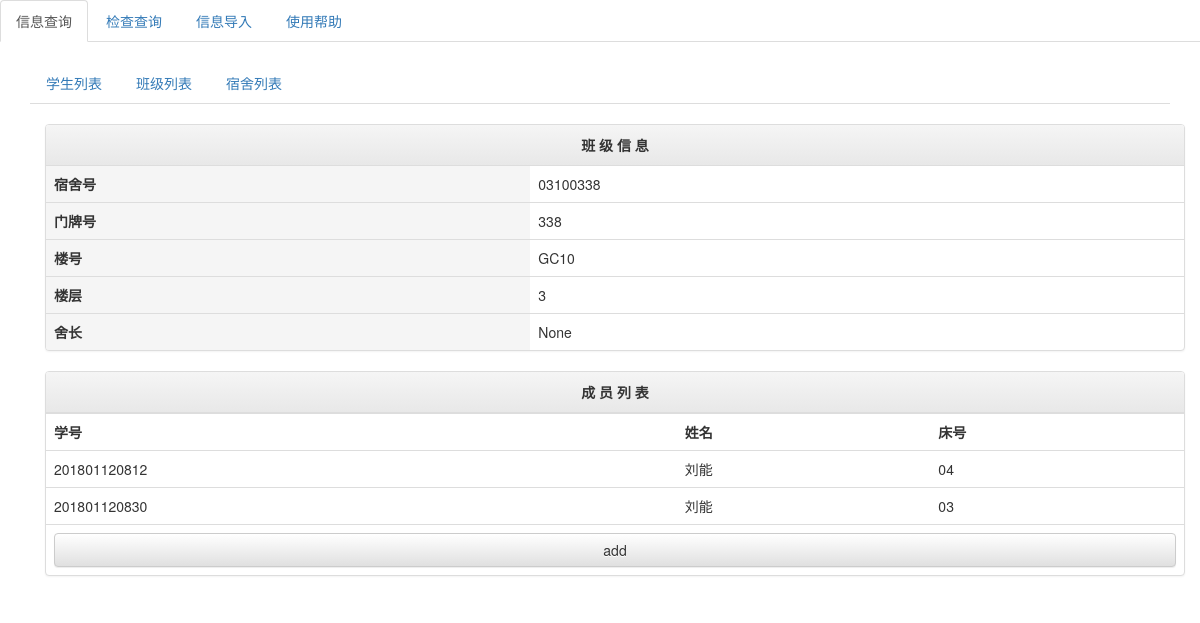
/infosys/dormitory-detail/﻿03100338/, run on an earlier commit of the app's database.
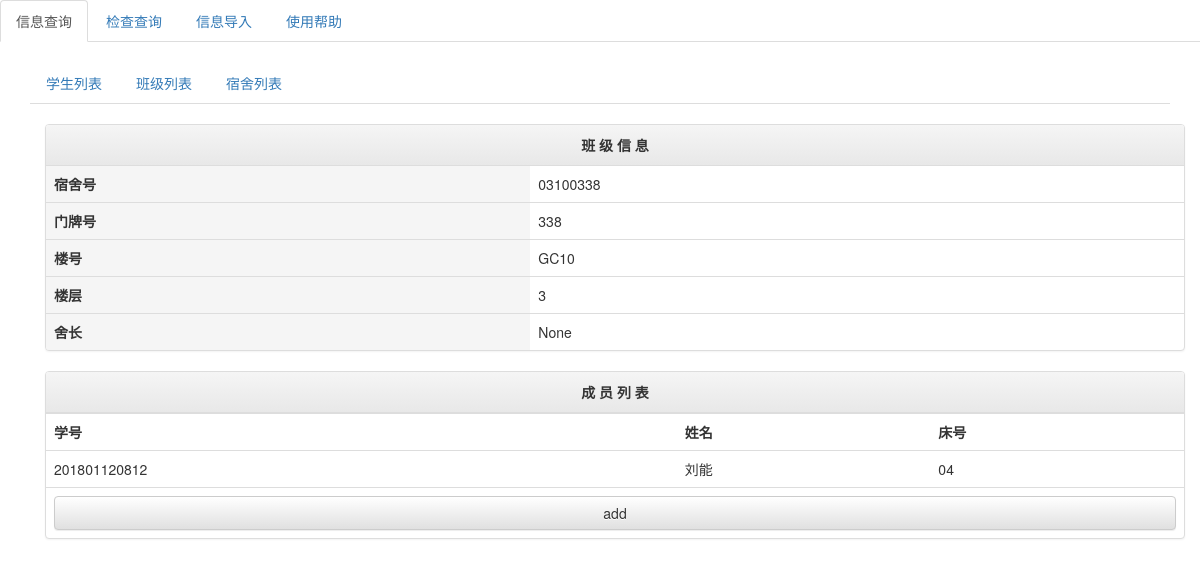
And on a later commit of the database.
### infosys/models.py (models this page shows, shortened)
class Live(models.Model):
    live_id = models.CharField(max_length=20, primary_key=True)
    student_id = models.OneToOneField(Student, on_delete=models.CASCADE, null=True)
    dormitory_id = models.ForeignKey(Dormitory, on_delete=models.CASCADE, null=True)
    bed_num = models.CharField(max_length=2, null=True)
    class Meta:
        verbose_name = ("Live")
        verbose_name_plural = verbose_name

class Student(models.Model):
    student_id = models.CharField(max_length=20, primary_key=True)
    student_name = models.CharField(max_length=20)
    student_sex = models.CharField(max_length=2)
    student_birth = models.DateField(null=True)
    student_address = models.CharField(max_length=100)
    student_tel = models.CharField(max_length=20)
    student_qq = models.CharField(max_length=20)
    class_id = models.ForeignKey(Class, on_delete=models.SET_NULL, null=True)
    class Meta:
        verbose_name = ("Student")
        verbose_name_plural = verbose_name

### infosys/views.py (the view)
# urls.py: path("dormitory-detail/<str:pk>/", views.dormitory_detail, name='dormitory_detail'),
def dormitory_detail(request, pk):
    live = Live.objects.filter(dormitory_id=pk)
    detail = Dormitory.objects.get(dormitory_id=pk)
    context = {'dormitory':detail, 'students':live}
    return render(request, "infosys/inquir/detail/dormitory.html", context)

### templates/infosys/inquir/detail/dormitory.html
{% extends 'infosys/inquir/detail.html' %}
{% block detailscaptain %}
班 级 信 息
{% endblock detailscaptain %}
{% block details %}
			<tr>
				<td class="active"><strong>宿舍号</strong></td>
				<td>{{ dormitory.dormitory_id }}</td>
			</tr>
			<tr>
				<td class="active"><strong>门牌号</strong></td>
				<td>{{ dormitory.room_num }}</td>
			</tr>
			<tr>
				<td class="active"><strong>楼号</strong></td>
				<td>{{ dormitory.building_num }}</td>
			</tr>
			<tr>
				<td class="active"><strong>楼层</strong></td>
				<td>{{ dormitory.floor }}</td>
			</tr>
			<tr>
				<td class="active"><strong>舍长</strong></td>
				<td>{{ dormitory.master }}</td>
			</tr>
{% endblock details %}
{% block eventscaptain %}
成 员 列 表
{% endblock eventscaptain %}
{% block eventshead %}
			<tr>
				<th>学号</th>
				<th>姓名</th>
				<th>床号</th>
			</tr>
{% endblock eventshead %}
{% block events %}
			{% for student in students %}
			<tr>
				<td>{{ student.student_id.student_id }}</td>
				<td>{{ student.student_id.student_name }}</td>
				<td>{{ student.bed_num }}</td>
			</tr>
			{% empty %}
				<td colspan="3">暂无学生</td>
			{% endfor %}
{% endblock events %}

What changed in the data, as far as the page shows it:
removed Live: student_id.student_id "201801120830", student_id.student_name "刘能", bed_num "03"
